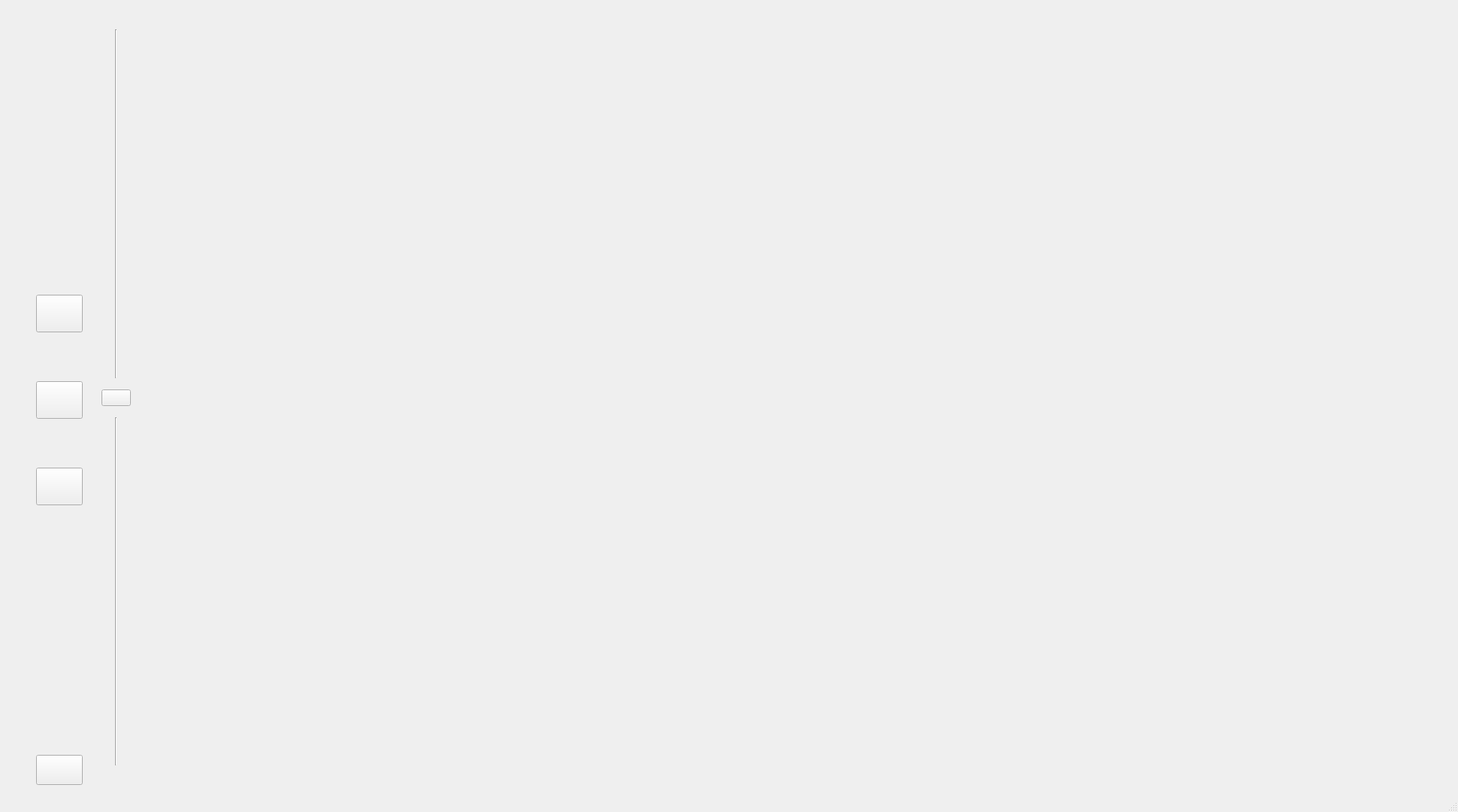
<?xml version="1.0" encoding="UTF-8"?>
<ui version="4.0">
 <class>MainWindow</class>
 <widget class="QMainWindow" name="MainWindow">
  <property name="geometry">
   <rect>
    <x>0</x>
    <y>0</y>
    <width>1939</width>
    <height>1080</height>
   </rect>
  </property>
  <property name="windowTitle">
   <string>MainWindow</string>
  </property>
  <widget class="QWidget" name="centralwidget">
   <property name="sizePolicy">
    <sizepolicy hsizetype="Fixed" vsizetype="Fixed">
     <horstretch>0</horstretch>
     <verstretch>0</verstretch>
    </sizepolicy>
   </property>
   <property name="toolTipDuration">
    <number>1</number>
   </property>
   <layout class="QHBoxLayout" name="horizontalLayout" stretch="0,0,0,0">
    <property name="spacing">
     <number>7</number>
    </property>
    <property name="topMargin">
     <number>5</number>
    </property>
    <property name="bottomMargin">
     <number>5</number>
    </property>
    <item>
     <spacer name="horizontalSpacer">
      <property name="orientation">
       <enum>Qt::Horizontal</enum>
      </property>
      <property name="sizeType">
       <enum>QSizePolicy::Maximum</enum>
      </property>
      <property name="sizeHint" stdset="0">
       <size>
        <width>30</width>
        <height>20</height>
       </size>
      </property>
     </spacer>
    </item>
    <item>
     <widget class="QWidget" name="mini_dashboard" native="true">
      <property name="sizePolicy">
       <sizepolicy hsizetype="Preferred" vsizetype="Preferred">
        <horstretch>0</horstretch>
        <verstretch>0</verstretch>
       </sizepolicy>
      </property>
      <property name="minimumSize">
       <size>
        <width>80</width>
        <height>0</height>
       </size>
      </property>
      <property name="maximumSize">
       <size>
        <width>98</width>
        <height>16777215</height>
       </size>
      </property>
      <layout class="QVBoxLayout" name="verticalLayout_17">
       <item>
        <widget class="QLabel" name="mini_icon">
         <property name="minimumSize">
          <size>
           <width>0</width>
           <height>33</height>
          </size>
         </property>
         <property name="maximumSize">
          <size>
           <width>16777215</width>
           <height>59</height>
          </size>
         </property>
         <property name="text">
          <string/>
         </property>
         <property name="pixmap">
          <pixmap resource="../resources/icon/myicons.qrc">:/icons/logo4.png</pixmap>
         </property>
         <property name="scaledContents">
          <bool>true</bool>
         </property>
        </widget>
       </item>
       <item>
        <spacer name="verticalSpacer_2">
         <property name="orientation">
          <enum>Qt::Vertical</enum>
         </property>
         <property name="sizeType">
          <enum>QSizePolicy::Maximum</enum>
         </property>
         <property name="sizeHint" stdset="0">
          <size>
           <width>20</width>
           <height>275</height>
          </size>
         </property>
        </spacer>
       </item>
       <item>
        <widget class="QWidget" name="widget" native="true">
         <property name="minimumSize">
          <size>
           <width>25</width>
           <height>70</height>
          </size>
         </property>
         <property name="maximumSize">
          <size>
           <width>145</width>
           <height>388</height>
          </size>
         </property>
         <layout class="QVBoxLayout" name="verticalLayout_18">
          <property name="spacing">
           <number>27</number>
          </property>
          <property name="leftMargin">
           <number>0</number>
          </property>
          <property name="topMargin">
           <number>0</number>
          </property>
          <property name="rightMargin">
           <number>0</number>
          </property>
          <property name="bottomMargin">
           <number>0</number>
          </property>
          <item>
           <widget class="QPushButton" name="live_detection_min">
            <property name="sizePolicy">
             <sizepolicy hsizetype="Minimum" vsizetype="Preferred">
              <horstretch>0</horstretch>
              <verstretch>0</verstretch>
             </sizepolicy>
            </property>
            <property name="minimumSize">
             <size>
              <width>0</width>
              <height>0</height>
             </size>
            </property>
            <property name="maximumSize">
             <size>
              <width>16777215</width>
              <height>50</height>
             </size>
            </property>
            <property name="text">
             <string/>
            </property>
            <property name="icon">
             <iconset resource="../resources/icon/myicons.qrc">
              <normaloff>:/icons/camera.svg</normaloff>:/icons/camera.svg</iconset>
            </property>
           </widget>
          </item>
          <item>
           <widget class="QPushButton" name="saved_detection_min">
            <property name="sizePolicy">
             <sizepolicy hsizetype="Minimum" vsizetype="Preferred">
              <horstretch>0</horstretch>
              <verstretch>0</verstretch>
             </sizepolicy>
            </property>
            <property name="maximumSize">
             <size>
              <width>16777215</width>
              <height>50</height>
             </size>
            </property>
            <property name="text">
             <string/>
            </property>
            <property name="icon">
             <iconset resource="../resources/icon/myicons.qrc">
              <normaloff>:/icons/bookmark.svg</normaloff>:/icons/bookmark.svg</iconset>
            </property>
           </widget>
          </item>
          <item>
           <widget class="QPushButton" name="settings_min">
            <property name="sizePolicy">
             <sizepolicy hsizetype="Minimum" vsizetype="Preferred">
              <horstretch>0</horstretch>
              <verstretch>0</verstretch>
             </sizepolicy>
            </property>
            <property name="maximumSize">
             <size>
              <width>16777215</width>
              <height>50</height>
             </size>
            </property>
            <property name="text">
             <string/>
            </property>
            <property name="icon">
             <iconset resource="../resources/icon/myicons.qrc">
              <normaloff>:/icons/settings.svg</normaloff>:/icons/settings.svg</iconset>
            </property>
           </widget>
          </item>
         </layout>
        </widget>
       </item>
       <item>
        <spacer name="verticalSpacer">
         <property name="orientation">
          <enum>Qt::Vertical</enum>
         </property>
         <property name="sizeType">
          <enum>QSizePolicy::Maximum</enum>
         </property>
         <property name="sizeHint" stdset="0">
          <size>
           <width>0</width>
           <height>288</height>
          </size>
         </property>
        </spacer>
       </item>
       <item>
        <widget class="QPushButton" name="logout_btn">
         <property name="sizePolicy">
          <sizepolicy hsizetype="Preferred" vsizetype="Fixed">
           <horstretch>0</horstretch>
           <verstretch>0</verstretch>
          </sizepolicy>
         </property>
         <property name="maximumSize">
          <size>
           <width>128</width>
           <height>40</height>
          </size>
         </property>
         <property name="text">
          <string/>
         </property>
         <property name="icon">
          <iconset resource="../resources/icon/myicons.qrc">
           <normaloff>:/icons/log-out.svg</normaloff>:/icons/log-out.svg</iconset>
         </property>
        </widget>
       </item>
      </layout>
     </widget>
    </item>
    <item>
     <widget class="QWidget" name="hide_dashboard" native="true">
      <property name="sizePolicy">
       <sizepolicy hsizetype="Fixed" vsizetype="Preferred">
        <horstretch>0</horstretch>
        <verstretch>0</verstretch>
       </sizepolicy>
      </property>
      <property name="minimumSize">
       <size>
        <width>36</width>
        <height>24</height>
       </size>
      </property>
      <property name="maximumSize">
       <size>
        <width>57</width>
        <height>1015</height>
       </size>
      </property>
      <layout class="QVBoxLayout" name="verticalLayout_16">
       <item>
        <widget class="QWidget" name="centerAlign1" native="true">
         <layout class="QHBoxLayout" name="horizontalLayout_3">
          <item>
           <widget class="Line" name="upper_line">
            <property name="orientation">
             <enum>Qt::Vertical</enum>
            </property>
           </widget>
          </item>
         </layout>
        </widget>
       </item>
       <item>
        <widget class="QPushButton" name="hide_btn">
         <property name="text">
          <string/>
         </property>
         <property name="icon">
          <iconset resource="../resources/icon/myicons.qrc">
           <normaloff>:/icons/chevrons-left.svg</normaloff>:/icons/chevrons-left.svg</iconset>
         </property>
        </widget>
       </item>
       <item>
        <widget class="QWidget" name="centerAlign1_2" native="true">
         <layout class="QHBoxLayout" name="horizontalLayout_4">
          <item>
           <widget class="Line" name="lower_line">
            <property name="orientation">
             <enum>Qt::Vertical</enum>
            </property>
           </widget>
          </item>
         </layout>
        </widget>
       </item>
      </layout>
     </widget>
    </item>
    <item>
     <spacer name="horizontalSpacer_2">
      <property name="orientation">
       <enum>Qt::Horizontal</enum>
      </property>
      <property name="sizeHint" stdset="0">
       <size>
        <width>40</width>
        <height>20</height>
       </size>
      </property>
     </spacer>
    </item>
   </layout>
  </widget>
  <widget class="QMenuBar" name="menubar">
   <property name="geometry">
    <rect>
     <x>0</x>
     <y>0</y>
     <width>1939</width>
     <height>26</height>
    </rect>
   </property>
  </widget>
  <widget class="QStatusBar" name="statusbar"/>
 </widget>
 <resources>
  <include location="../resources/icon/myicons.qrc"/>
  <include location="../icon/myicons.qrc"/>
 </resources>
 <connections/>
</ui>
